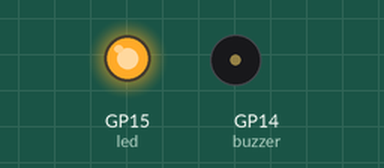
The program below on a simulated Raspberry Pi Pico running MicroPython. Parts: output pins drawn as LEDs (lit = HIGH), buzzer (waves = sounding, pin HIGH).

Above: at 2.5 s.
At 7.5 s:
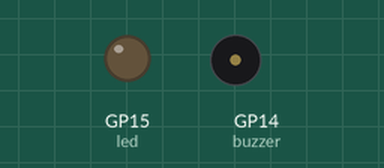
Timing chart, 0 to 13.0 s (numbered marks = the images above):
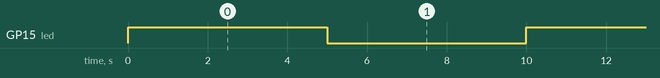

Measured:
- by itself, GP15 (led): alternates HIGH for 5.0 s and LOW for 5.0 s

The program:

ALarm.py
```python
import machine
import utime

# Set up PIR sensor, LED, and buzzer
sensor_pir = machine.Pin(28, machine.Pin.IN, machine.Pin.PULL_DOWN)
led = machine.Pin(15, machine.Pin.OUT)
buzzer = machine.Pin(14, machine.Pin.OUT)

# Interrupt handler for motion detection
def pir_handler(pin):
    print("ALARM! Motion detected!")
    for i in range(50):
        led.toggle()
        buzzer.toggle()
        utime.sleep_ms(100)

# Attach the interrupt handler to the PIR sensor for rising edge detection
sensor_pir.irq(trigger=machine.Pin.IRQ_RISING, handler=pir_handler)

# Main loop
while True:
    led.toggle()
    utime.sleep(5)
```
